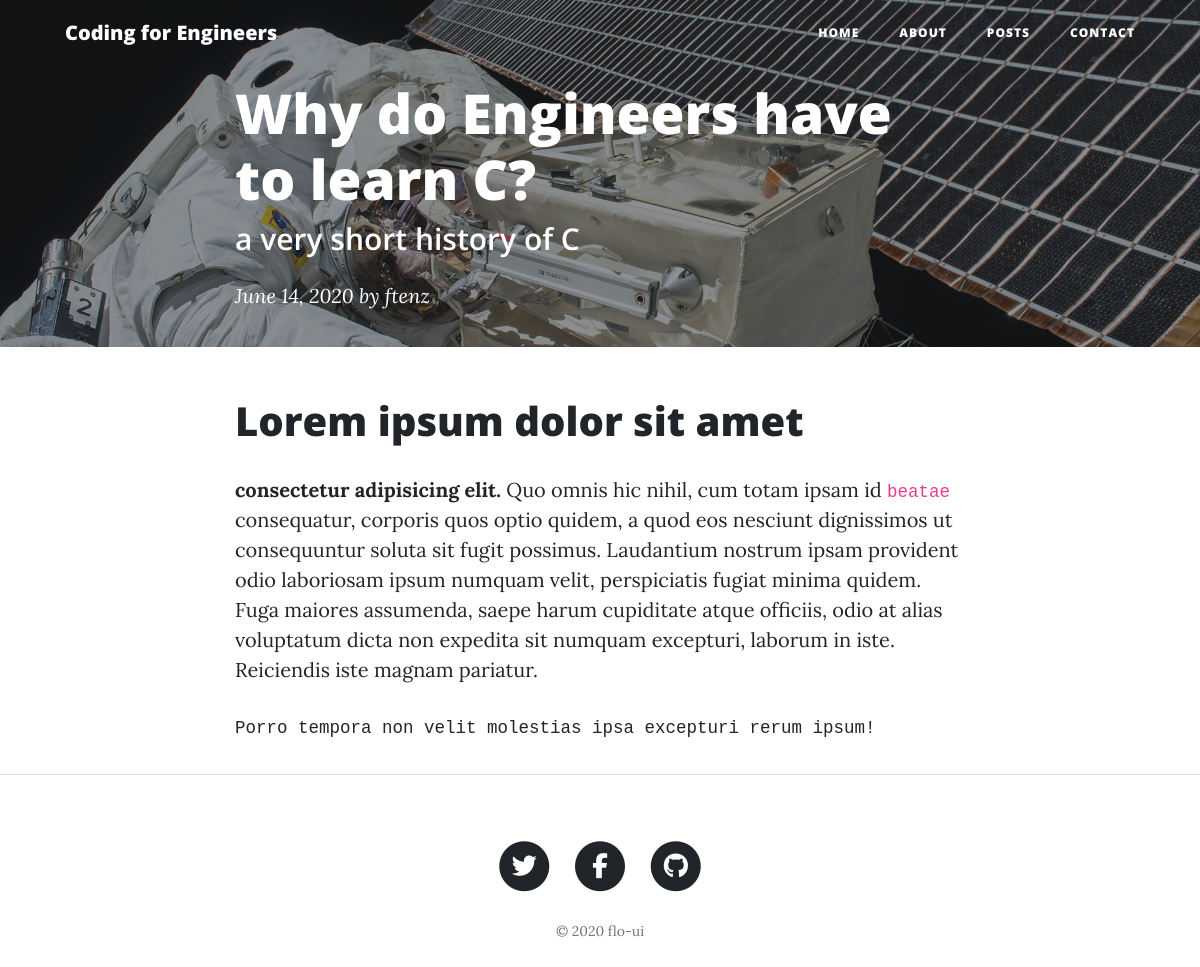
/posts/why-c, run on the app's committed database.
### blog/models.py (models this page shows, shortened)
class BlogPost(models.Model):
    author = models.ForeignKey(User, default=1,null=True, on_delete=models.SET_NULL)
    title = models.CharField(max_length=100)
    subtitle = models.CharField(max_length=150, blank=True, null=True)
    slug = models.SlugField(unique=True)
    content = models.TextField()
    labels = models.ManyToManyField(BlogPostLabel, blank=True)
    date_created = models.DateTimeField(auto_now_add=True)
    date_updated = models.DateTimeField(auto_now=True)
    views = models.PositiveIntegerField(default=0)

### blog/views.py (the view)
# urls.py: path('posts/<slug:slug>',PostDetailView.as_view(), name='post-detail')
class PostDetailView(DetailView):
    model = BlogPost
    context_object_name = 'post'
    template_name = 'blog/post.html'

### blog/templatetags/markdown_extras.py (called while the page is built)
@register.filter()
@stringfilter
def markdown(value):
    return md.markdown(value, extensions=['markdown.extensions.fenced_code'])

### templates/blog/post.html (shortened to what this page needs)
{% extends 'base.html'%}
{% load markdown_extras %}
{% load static %}
{% block content %}
  <header class="masthead" style="background-image: url({% static 'img/post-bg.jpg' %})">
    <div class="overlay"></div>
    <div class="container">
      <div class="row">
        <div class="col-lg-8 col-md-10 mx-auto">
          <div class="post-heading">
            <h1>{{post.title}}</h1>
            <h2 class="subheading">{{post.subtitle}}</h2>
            <span class="meta"> {{post.date_updated|date}} by
              <a href="#">{{post.author}}</a>
            </span>
          </div>
        </div>
      </div>
    </div>
  </header>
  <article>
    <div class="container">
      <div class="row">
        <div class="col-lg-8 col-md-10 mx-auto">
          {{post.content|markdown|safe}}
        </div>
      </div>
    </div>
  </article>
  {% endblock content %}

### static/css/clean-blog.css (style rules this page uses)
body { font-size: 20px; color: #212529; font-family: 'Lora', 'Times New Roman', serif; }
p { line-height: 1.5; margin: 30px 0; }
h1, h2, h3, h4, h5, h6 { font-weight: 800; font-family: 'Open Sans', 'Helvetica Neue', Helvetica, Arial, sans-serif; }
a { color: #212529; -webkit-transition: all 0.2s; transition: all 0.2s; }
header.masthead { margin-bottom: 50px; background: no-repeat center center; background-color: #868e96; background-attachment: scroll; position: relative; background-size: cover; }
header.masthead .overlay { position: absolute; top: 0; left: 0; height: 100%; width: 100%; background-color: #212529; opacity: 0.5; }
header.masthead .post-heading { padding: 80px 0 40px; color: white; }
header.masthead .post-heading h1 { font-size: 35px; }
header.masthead .post-heading .meta, header.masthead .post-heading .subheading { line-height: 1.1; display: block; }
header.masthead .post-heading .subheading { font-size: 24px; font-weight: 600; margin: 10px 0 30px; font-family: 'Open Sans', 'Helvetica Neue', Helvetica, Arial, sans-serif; }
header.masthead .post-heading .meta { font-size: 20px; font-weight: 300; font-style: italic; font-family: 'Lora', 'Times New Roman', serif; }
header.masthead .post-heading .meta a { color: #fff; }
@media only screen and (min-width: 768px) { header.masthead .post-heading h1 { font-size: 55px; } }
@media only screen and (min-width: 768px) { header.masthead .post-heading .subheading { font-size: 30px; } }

### data on the page
BlogPost: title "Why do Engineers have to learn C?", subtitle "a very short history of C", date_updated "June 14, 2020", author "ftenz", content "Lorem ipsum dolor sit amet consectetur adipisicing elit. Quo omnis hic nihil, cum totam ipsam id beatae consequatur, corporis quos optio quidem, a quod eos nesciunt dignissimos ut consequuntur soluta sit fugit possimus. Laudantium nostrum ipsam provident odio laboriosam ipsum numquam velit, perspiciatis fugiat minima quidem. Fuga maiores assumenda, saepe harum cupiditate atque officiis, odio at alias voluptatum dicta non expedita sit numquam excepturi, laborum in iste. Reiciendis iste magnam pariatur. Porro tempora non velit molestias ipsa excepturi rerum ipsum!"
